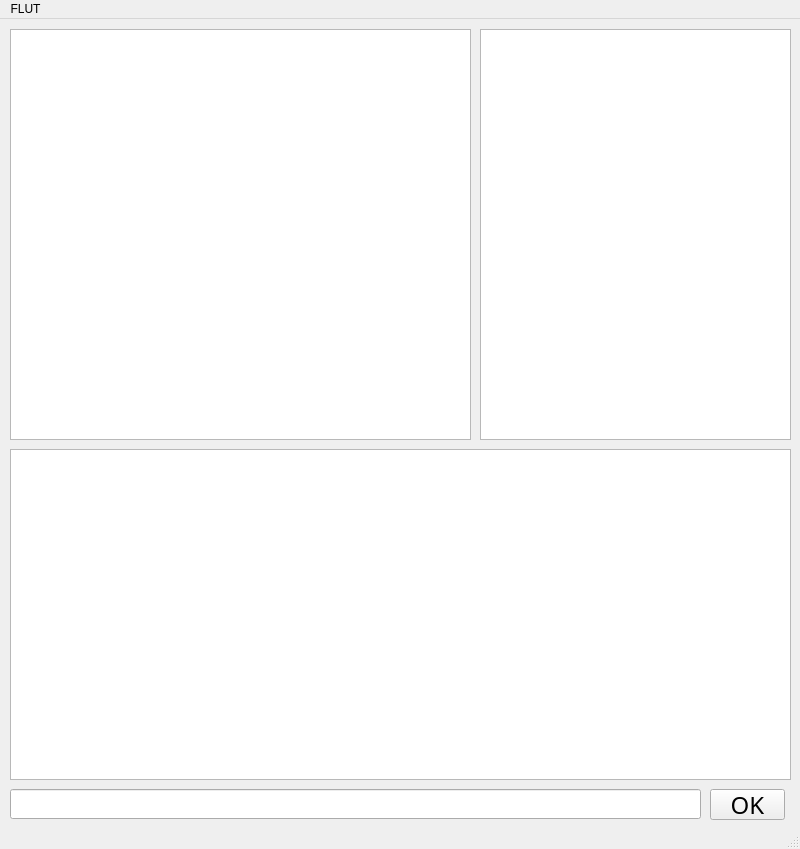
<?xml version="1.0" encoding="UTF-8"?>
<ui version="4.0">
 <class>MainWindow</class>
 <widget class="QMainWindow" name="MainWindow">
  <property name="geometry">
   <rect>
    <x>0</x>
    <y>0</y>
    <width>800</width>
    <height>849</height>
   </rect>
  </property>
  <property name="sizePolicy">
   <sizepolicy hsizetype="Fixed" vsizetype="Fixed">
    <horstretch>0</horstretch>
    <verstretch>0</verstretch>
   </sizepolicy>
  </property>
  <property name="windowTitle">
   <string>School Broadcast Automation</string>
  </property>
  <property name="statusTip">
   <string/>
  </property>
  <widget class="QWidget" name="centralwidget">
   <widget class="QTreeWidget" name="default_schedule_tree">
    <property name="geometry">
     <rect>
      <x>10</x>
      <y>10</y>
      <width>461</width>
      <height>411</height>
     </rect>
    </property>
    <property name="font">
     <font>
      <pointsize>20</pointsize>
     </font>
    </property>
    <property name="columnCount">
     <number>0</number>
    </property>
   </widget>
   <widget class="QListView" name="today_list">
    <property name="geometry">
     <rect>
      <x>480</x>
      <y>10</y>
      <width>311</width>
      <height>411</height>
     </rect>
    </property>
    <property name="font">
     <font>
      <pointsize>20</pointsize>
     </font>
    </property>
   </widget>
   <widget class="QLineEdit" name="data_edit">
    <property name="geometry">
     <rect>
      <x>10</x>
      <y>770</y>
      <width>691</width>
      <height>30</height>
     </rect>
    </property>
    <property name="font">
     <font>
      <pointsize>18</pointsize>
     </font>
    </property>
   </widget>
   <widget class="QPushButton" name="submit">
    <property name="geometry">
     <rect>
      <x>710</x>
      <y>770</y>
      <width>75</width>
      <height>31</height>
     </rect>
    </property>
    <property name="font">
     <font>
      <family>MS Gothic</family>
      <pointsize>18</pointsize>
      <weight>50</weight>
      <bold>false</bold>
     </font>
    </property>
    <property name="text">
     <string>OK</string>
    </property>
   </widget>
   <widget class="QListView" name="console">
    <property name="geometry">
     <rect>
      <x>10</x>
      <y>430</y>
      <width>781</width>
      <height>331</height>
     </rect>
    </property>
    <property name="font">
     <font>
      <pointsize>20</pointsize>
     </font>
    </property>
   </widget>
  </widget>
  <widget class="QMenuBar" name="menubar">
   <property name="geometry">
    <rect>
     <x>0</x>
     <y>0</y>
     <width>800</width>
     <height>21</height>
    </rect>
   </property>
   <widget class="QMenu" name="menuFLUT">
    <property name="title">
     <string>FLUT</string>
    </property>
   </widget>
   <addaction name="menuFLUT"/>
  </widget>
  <widget class="QStatusBar" name="statusbar"/>
 </widget>
 <resources/>
 <connections/>
</ui>
